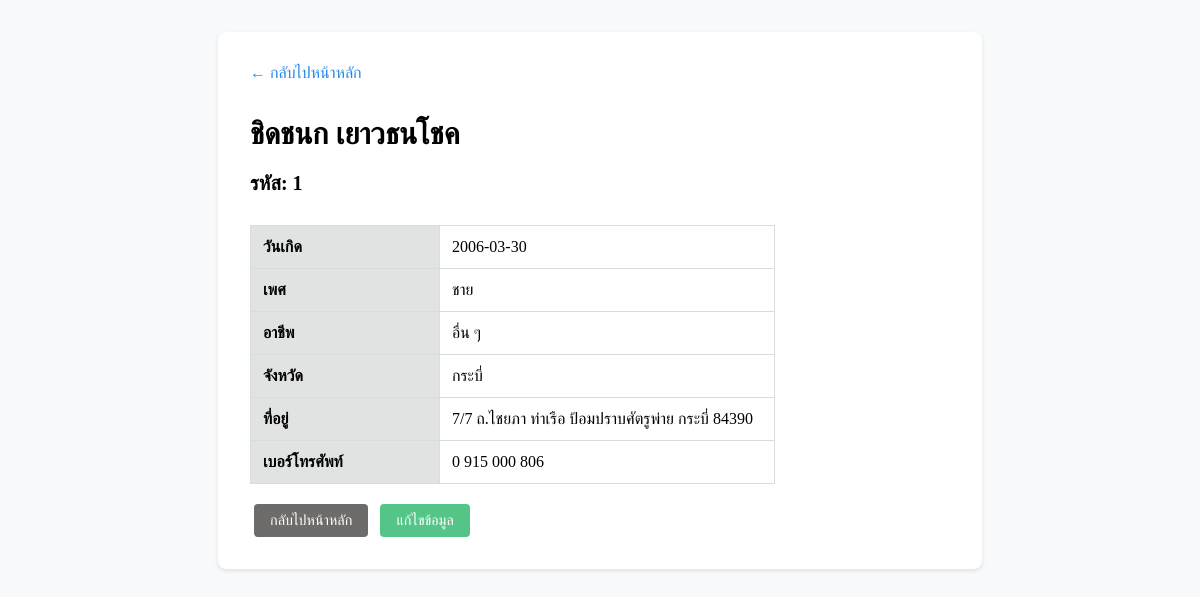
The app's page /webroot/detail.php?id=1 with its own data.
### tables this page shows
CREATE TABLE `address` (
      `id` int(11) NOT NULL AUTO_INCREMENT PRIMARY KEY,
      `fullname` varchar(250) NOT NULL,
      `gender` varchar(10) NOT NULL,
      `birthdate` date NOT NULL,
      `occupation` varchar(250) NOT NULL,
      `address` text NOT NULL,
      `province` varchar(100) NOT NULL,
      `phone` varchar(50) NOT NULL
    );

### webroot/detail.php (the view, shortened to what this page needs)
<?php
$link = require_once 'db_connect.inc.php';
$id = $_GET["id"];
$query = "SELECT * FROM address WHERE id = $id";
try {
    $result = mysqli_query($link, $query);
    $person = mysqli_fetch_assoc($result);
} catch (mysqli_sql_exception $e) {
    error_log($e);
    die("Failed to get person detail : " . $e->getMessage());
}
?>
<!DOCTYPE html>
<html lang="en">
<head>
    <link rel="stylesheet" href="css/detail.css">
</head>
<body>
    <div class="container">
        <a href="index.php" class="to-persons">← กลับไปหน้าหลัก</a>
        <h1><?= $person['fullname'] ?></h1>
        <p class="id">รหัส: <?= $person['id'] ?></p>
        <div class="content">
            <table>
                <tr>
                    <th>วันเกิด</th>
                    <td><?= $person['birthdate'] ?></td>
                </tr>
                <tr>
                    <th>เพศ</th>
                    <td><?= $person['gender'] ?></td>
                </tr>
                <tr>
                    <th>อาชีพ</th>
                    <td><?= $person['occupation'] ?></td>
                </tr>
                <tr>
                    <th>จังหวัด</th>
                    <td><?= $person['province'] ?></td>
                </tr>
                <tr>
                    <th>ที่อยู่</th>
                    <td><?= $person['address'] ?></td>
                </tr>
                <tr>
                    <th>เบอร์โทรศัพท์</th>
                    <td><?= $person['phone'] ?></td>
                </tr>
            </table>
        </div>
        <div class="button-group">
            <a href="index.php" class="btn btn-back">กลับไปหน้าหลัก</a>
            <a href="edit.php?id=<?= $person['id']; ?>" class="btn btn-edit">แก้ไขข้อมูล</a>
        </div>
    </div>
</body>
</html>

### webroot/css/detail.css (style rules this page uses)
body { padding: 2rem; background-color: #f8f9fa; margin: 0; }
h1 { padding-top: 15px; font-size: 30px; font-weight: bold; }
table { margin-top: 10px; border-collapse: collapse; width: 100%; }
table th, table tr td { border: 1px solid rgb(214, 220, 223); padding-top: 0.75rem; padding-bottom: 0.75rem; padding-left: 0.75rem; }
table tr th { background-color: rgb(225, 226, 226); text-align: left; width: 175px; }
.id { font-weight: bold; font-size: 20px; }
.container { max-width: 700px; margin: 0 auto; background: white; padding: 2rem; border-radius: 8px; box-shadow: 0 2px 4px rgba(0, 0, 0, 0.1); }
.to-persons { text-decoration: none; color: rgb(34, 136, 238); display: inline-block; }
.content { display: flex; justify-content: flex-start; width: 75%; }
.button-group { margin-top: 20px; }
.btn { display: inline-block; padding: 0.5rem 1rem; border-radius: 4px; text-decoration: none; font-weight: 500; font-size: 0.9rem; margin: 0 0.25rem; transition: all 0.2s ease; }
.btn-edit { background-color: rgb(85, 197, 135); color: white; }
.btn-back { background-color: rgb(109, 108, 107); color: white; }

### records on screen
address: fullname "ชิดชนก เยาวธนโชค", id "1", birthdate "2006-03-30", gender "ชาย", occupation "อื่น ๆ", province "กระบี่", address "7/7 ถ.ไชยภา ท่าเรือ ป้อมปราบศัตรูพ่าย กระบี่ 84390", phone "0 915 000 806"
